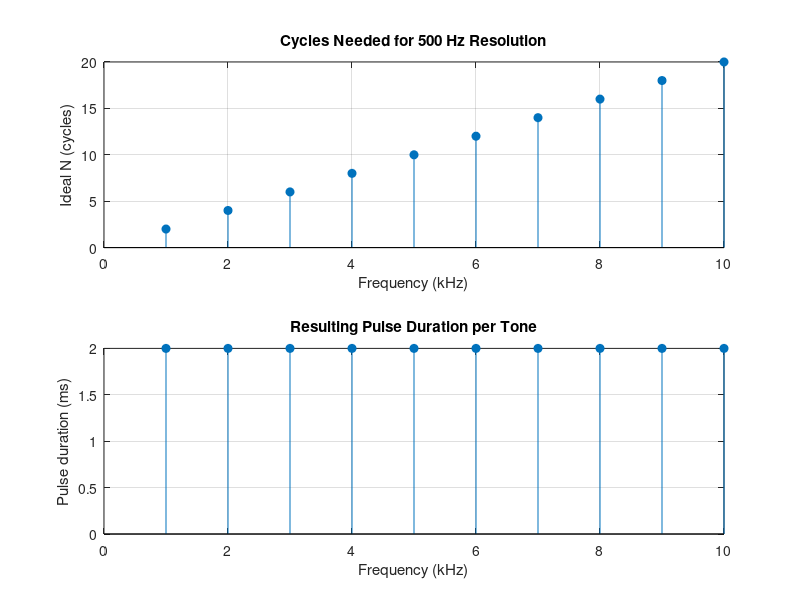
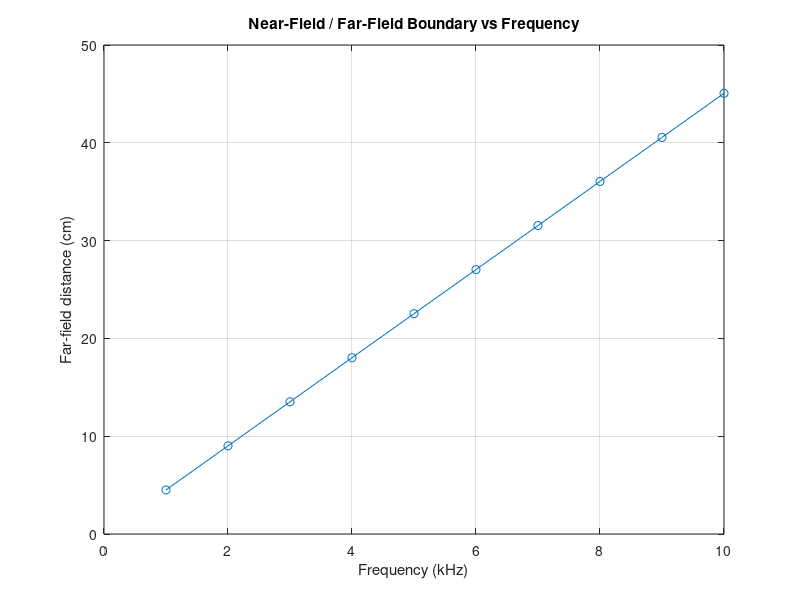

Here is the MATLAB script that generated these plots, in order:
clear; close all; clc;
%% Parameters
c = 1480;                        % speed of sound in water [m/s]
H = 1.3843;                      % tank depth [m]
D = 0.1826;                      % transducer (UW30) diameter [m]
df_target = 500;                 % desired frequency resolution [Hz]
f_speaker_max = 10000;           % upper usable frequency (speaker limit) [Hz]
freq_step = 1000;                % spacing between test frequencies [Hz]

%% Waveguide cutoff frequency (tank depth constraint)
f_min = c / (4*H); 
fprintf('Tank waveguide cutoff f_min = %.1f Hz\n', f_min);

%% Build test frequency list, starting just above f_min
f_start = ceil(f_min/freq_step)*freq_step;   % round up to nearest step
if f_start <= f_min
    f_start = f_start + freq_step;
end
freqs = f_start:freq_step:f_speaker_max;

%% Ideal number of cycles (N) per frequency for the target resolution
% Resolution relationship: df = f/N  ->  N = f/df_target
N_ideal = ceil(freqs / df_target);
pulse_dur = N_ideal ./ freqs;              % resulting pulse duration [s]
df_actual = freqs ./ N_ideal;              % actual resolution achieved [Hz]
r_near = 2*D^2 .* freqs / c;   % Being more general but could use D^2 .* freqs / (4*c) for piston approx          % far-field distance [m]

%% Display results table
fprintf('\n%8s %6s %10s %12s %14s\n', 'f (Hz)', 'N', 'T (ms)', 'df actual (Hz)', 'r_near (cm)');
for k = 1:length(freqs)
    fprintf('%8d %6d %10.3f %14.2f %12.2f\n', freqs(k), N_ideal(k), ...
        pulse_dur(k)*1e3, df_actual(k), r_near(k)*100);
end

%% Plots
figure;
subplot(2,1,1);
stem(freqs/1e3, N_ideal, 'filled');
xlabel('Frequency (kHz)');
ylabel('Ideal N (cycles)');
title(sprintf('Cycles Needed for %d Hz Resolution', df_target));
grid on;

subplot(2,1,2);
stem(freqs/1e3, pulse_dur*1e3, 'filled');
xlabel('Frequency (kHz)');
ylabel('Pulse duration (ms)');
title('Resulting Pulse Duration per Tone');
grid on;

figure;
plot(freqs/1e3, r_near*100, 'o-');
xlabel('Frequency (kHz)');
ylabel('Far-field distance (cm)');
title('Near-Field / Far-Field Boundary vs Frequency');
grid on;
